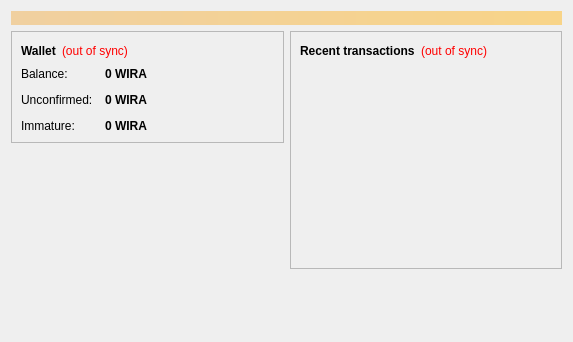
<?xml version="1.0" encoding="UTF-8"?>
<ui version="4.0">
 <class>OverviewPage</class>
 <widget class="QWidget" name="OverviewPage">
  <property name="geometry">
   <rect>
    <x>0</x>
    <y>0</y>
    <width>573</width>
    <height>342</height>
   </rect>
  </property>
  <property name="windowTitle">
   <string>Form</string>
  </property>
  <layout class="QVBoxLayout" name="topLayout">
   <item>
    <widget class="QLabel" name="labelAlerts">
     <property name="visible">
      <bool>false</bool>
     </property>
     <property name="styleSheet">
      <string notr="true">background-color: qlineargradient(x1: 0, y1: 0, x2: 1, y2: 0, stop:0 #F0D0A0, stop:1 #F8D488); color:#000000;</string>
     </property>
     <property name="wordWrap">
      <bool>true</bool>
     </property>
     <property name="margin">
      <number>3</number>
     </property>
    </widget>
   </item>
   <item>
    <layout class="QHBoxLayout" name="horizontalLayout" stretch="1,1">
     <item>
      <layout class="QVBoxLayout" name="verticalLayout_2">
       <item>
        <widget class="QFrame" name="frame">
         <property name="frameShape">
          <enum>QFrame::StyledPanel</enum>
         </property>
         <property name="frameShadow">
          <enum>QFrame::Raised</enum>
         </property>
         <layout class="QVBoxLayout" name="verticalLayout_4">
          <item>
           <layout class="QHBoxLayout" name="horizontalLayout_4">
            <item>
             <widget class="QLabel" name="label_5">
              <property name="font">
               <font>
                <weight>75</weight>
                <bold>true</bold>
               </font>
              </property>
              <property name="text">
               <string>Wallet</string>
              </property>
             </widget>
            </item>
            <item>
             <widget class="QLabel" name="labelWalletStatus">
              <property name="toolTip">
               <string>The displayed information may be out of date. Your wallet automatically synchronizes with the Wiracoin network after a connection is established, but this process has not completed yet.</string>
              </property>
              <property name="styleSheet">
               <string notr="true">QLabel { color: red; }</string>
              </property>
              <property name="text">
               <string notr="true">(out of sync)</string>
              </property>
              <property name="alignment">
               <set>Qt::AlignLeading|Qt::AlignLeft|Qt::AlignVCenter</set>
              </property>
             </widget>
            </item>
            <item>
             <spacer name="horizontalSpacer_2">
              <property name="orientation">
               <enum>Qt::Horizontal</enum>
              </property>
              <property name="sizeHint" stdset="0">
               <size>
                <width>40</width>
                <height>20</height>
               </size>
              </property>
             </spacer>
            </item>
           </layout>
          </item>
          <item>
           <layout class="QFormLayout" name="formLayout_2">
            <property name="fieldGrowthPolicy">
             <enum>QFormLayout::AllNonFixedFieldsGrow</enum>
            </property>
            <property name="horizontalSpacing">
             <number>12</number>
            </property>
            <property name="verticalSpacing">
             <number>12</number>
            </property>
            <item row="0" column="0">
             <widget class="QLabel" name="label">
              <property name="text">
               <string>Balance:</string>
              </property>
             </widget>
            </item>
            <item row="0" column="1">
             <widget class="QLabel" name="labelBalance">
              <property name="font">
               <font>
                <weight>75</weight>
                <bold>true</bold>
               </font>
              </property>
              <property name="cursor">
               <cursorShape>IBeamCursor</cursorShape>
              </property>
              <property name="toolTip">
               <string>Your current balance</string>
              </property>
              <property name="text">
               <string notr="true">0 WIRA</string>
              </property>
              <property name="textInteractionFlags">
               <set>Qt::LinksAccessibleByMouse|Qt::TextSelectableByKeyboard|Qt::TextSelectableByMouse</set>
              </property>
             </widget>
            </item>
            <item row="1" column="0">
             <widget class="QLabel" name="label_3">
              <property name="text">
               <string>Unconfirmed:</string>
              </property>
             </widget>
            </item>
            <item row="1" column="1">
             <widget class="QLabel" name="labelUnconfirmed">
              <property name="font">
               <font>
                <weight>75</weight>
                <bold>true</bold>
               </font>
              </property>
              <property name="cursor">
               <cursorShape>IBeamCursor</cursorShape>
              </property>
              <property name="toolTip">
               <string>Total of transactions that have yet to be confirmed, and do not yet count toward the current balance</string>
              </property>
              <property name="text">
               <string notr="true">0 WIRA</string>
              </property>
              <property name="textInteractionFlags">
               <set>Qt::LinksAccessibleByMouse|Qt::TextSelectableByKeyboard|Qt::TextSelectableByMouse</set>
              </property>
             </widget>
            </item>
            <item row="2" column="0">
             <widget class="QLabel" name="labelImmatureText">
              <property name="text">
               <string>Immature:</string>
              </property>
             </widget>
            </item>
            <item row="2" column="1">
             <widget class="QLabel" name="labelImmature">
              <property name="font">
               <font>
                <weight>75</weight>
                <bold>true</bold>
               </font>
              </property>
              <property name="toolTip">
               <string>Mined balance that has not yet matured</string>
              </property>
              <property name="text">
               <string notr="true">0 WIRA</string>
              </property>
              <property name="textInteractionFlags">
               <set>Qt::LinksAccessibleByMouse|Qt::TextSelectableByKeyboard|Qt::TextSelectableByMouse</set>
              </property>
             </widget>
            </item>
           </layout>
          </item>
         </layout>
        </widget>
       </item>
       <item>
        <spacer name="verticalSpacer">
         <property name="orientation">
          <enum>Qt::Vertical</enum>
         </property>
         <property name="sizeHint" stdset="0">
          <size>
           <width>20</width>
           <height>40</height>
          </size>
         </property>
        </spacer>
       </item>
      </layout>
     </item>
     <item>
      <layout class="QVBoxLayout" name="verticalLayout_3">
       <item>
        <widget class="QFrame" name="frame_2">
         <property name="frameShape">
          <enum>QFrame::StyledPanel</enum>
         </property>
         <property name="frameShadow">
          <enum>QFrame::Raised</enum>
         </property>
         <layout class="QVBoxLayout" name="verticalLayout">
          <item>
           <layout class="QHBoxLayout" name="horizontalLayout_2">
            <item>
             <widget class="QLabel" name="label_4">
              <property name="text">
               <string>&lt;b&gt;Recent transactions&lt;/b&gt;</string>
              </property>
             </widget>
            </item>
            <item>
             <widget class="QLabel" name="labelTransactionsStatus">
              <property name="toolTip">
               <string>The displayed information may be out of date. Your wallet automatically synchronizes with the Wiracoin network after a connection is established, but this process has not completed yet.</string>
              </property>
              <property name="styleSheet">
               <string notr="true">QLabel { color: red; }</string>
              </property>
              <property name="text">
               <string notr="true">(out of sync)</string>
              </property>
              <property name="alignment">
               <set>Qt::AlignRight|Qt::AlignTrailing|Qt::AlignVCenter</set>
              </property>
             </widget>
            </item>
            <item>
             <spacer name="horizontalSpacer">
              <property name="orientation">
               <enum>Qt::Horizontal</enum>
              </property>
              <property name="sizeHint" stdset="0">
               <size>
                <width>40</width>
                <height>20</height>
               </size>
              </property>
             </spacer>
            </item>
           </layout>
          </item>
          <item>
           <widget class="QListView" name="listTransactions">
            <property name="styleSheet">
             <string notr="true">QListView { background: transparent; }</string>
            </property>
            <property name="frameShape">
             <enum>QFrame::NoFrame</enum>
            </property>
            <property name="verticalScrollBarPolicy">
             <enum>Qt::ScrollBarAlwaysOff</enum>
            </property>
            <property name="horizontalScrollBarPolicy">
             <enum>Qt::ScrollBarAlwaysOff</enum>
            </property>
            <property name="selectionMode">
             <enum>QAbstractItemView::NoSelection</enum>
            </property>
           </widget>
          </item>
         </layout>
        </widget>
       </item>
       <item>
        <spacer name="verticalSpacer_2">
         <property name="orientation">
          <enum>Qt::Vertical</enum>
         </property>
         <property name="sizeHint" stdset="0">
          <size>
           <width>20</width>
           <height>40</height>
          </size>
         </property>
        </spacer>
       </item>
      </layout>
     </item>
    </layout>
   </item>
  </layout>
 </widget>
 <resources/>
 <connections/>
</ui>
